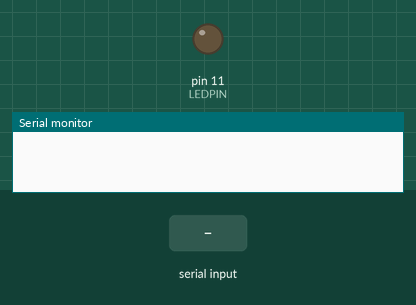
This sketch was run on a simulated Arduino Mega 2560, built with avr-gcc and run on an emulated ATmega2560. Shown: output pins drawn as LEDs (lit = HIGH), the last lines printed to the serial monitor. The inputs (shaded band) are chosen by the test bench.

Above: at 1.2 s.
1.3 s: "LED_ON" received over the second serial link
At 2.6 s:
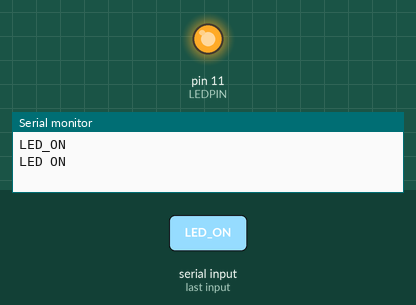
3.8 s: "LED_OFF" received over the second serial link
At 5.8 s:
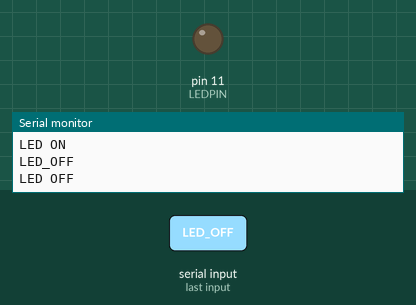
Timing chart, 0 to 7.3 s (numbered marks = the images above; inputs shaded):
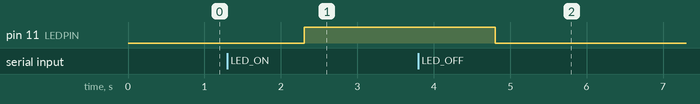

The sketch:

downstream_example.ino
```cpp
#define LEDPIN 11
void setup() {
// Setup serial for monitor and Setup Serial1 for BlueTooth
    Serial.begin(9600);
    Serial1.begin(9600);
    pinMode(11, OUTPUT);
}

void loop() {
// Process commands from bluetooth first.
    if(Serial1.available() > 0){
        String str = Serial1.readString().substring(0);
        Serial.println(str);
        if(str == "LED_ON"){
            digitalWrite(11, HIGH);
            Serial.println("LED ON");
        } else if(str == "LED_OFF"){
            digitalWrite(11, LOW);
            Serial.println("LED OFF");
        }
    }
}
```

Measured:
- after the input at 1.3 s, pin 11 (LEDPIN): LOW → HIGH after 1.0 s
- after the input at 3.8 s, pin 11 (LEDPIN): HIGH → LOW after 1.0 s
